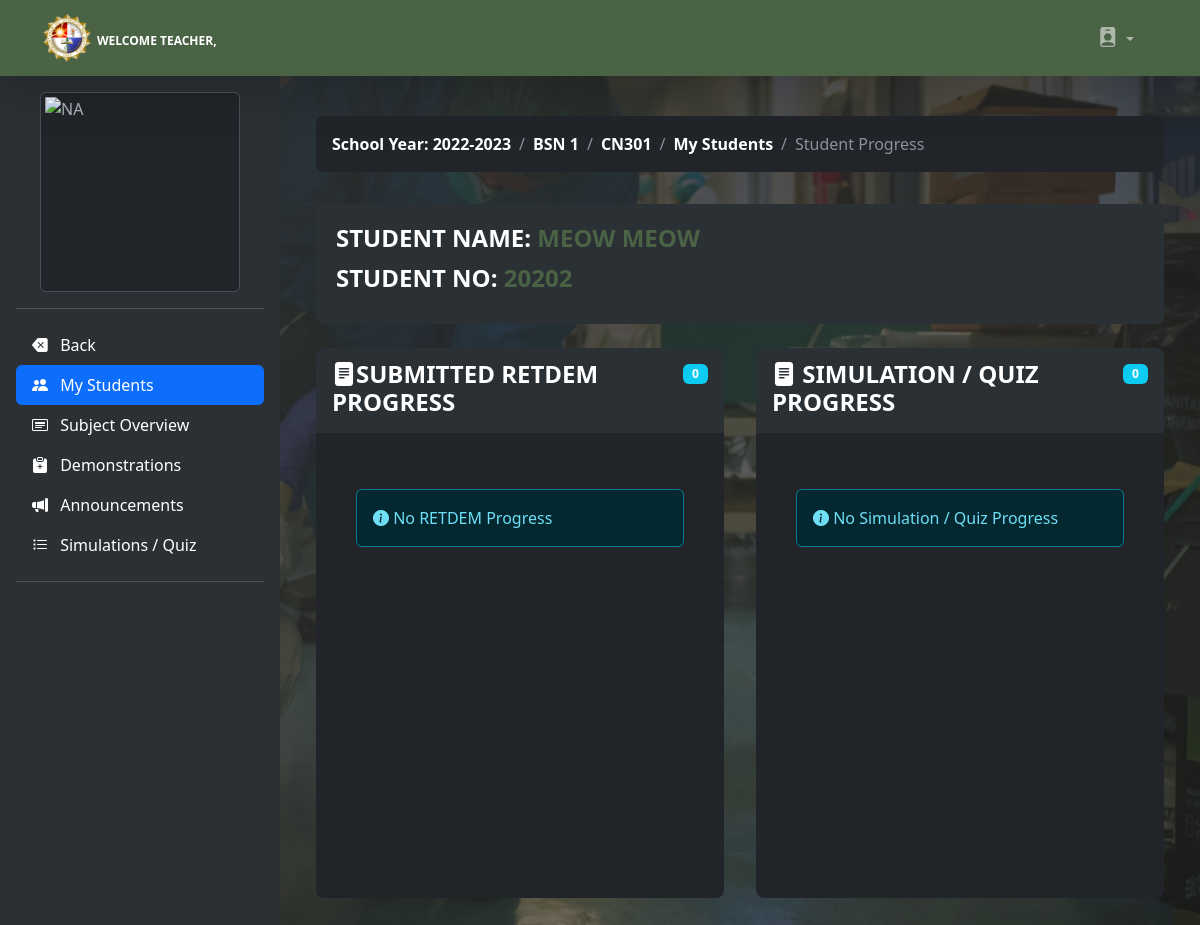
/teacher_student_progress.php?id=1&student_id=3 (signed in), run on the app's committed database.
### tables this page shows
CREATE TABLE `school_year` (
  `school_year_id` int(11) NOT NULL,
  `school_year` varchar(100) NOT NULL
);

CREATE TABLE `teacher_class` (
  `teacher_class_id` int(11) NOT NULL,
  `teacher_id` int(11) NOT NULL,
  `class_id` int(11) NOT NULL,
  `subject_id` int(11) NOT NULL,
  `thumbnails` varchar(100) NOT NULL,
  `school_year` varchar(100) NOT NULL,
  `content` varchar(255) NOT NULL
);

CREATE TABLE `class` (
  `class_id` int(11) NOT NULL,
  `class_name` varchar(100) NOT NULL
);

CREATE TABLE `subject` (
  `subject_id` int(11) NOT NULL,
  `subject_code` varchar(100) NOT NULL,
  `subject_title` varchar(100) NOT NULL,
  `category` varchar(100) NOT NULL,
  `description` longtext NOT NULL,
  `unit` int(11) NOT NULL,
  `Pre_req` varchar(100) NOT NULL,
  `semester` varchar(100) NOT NULL
);

CREATE TABLE `teacher_class_student` (
  `teacher_class_student_id` int(11) NOT NULL,
  `teacher_class_id` int(11) NOT NULL,
  `student_id` int(11) NOT NULL,
  `teacher_id` int(11) NOT NULL
);

CREATE TABLE `student` (
  `student_id` int(11) NOT NULL,
  `firstname` varchar(100) NOT NULL,
  `lastname` varchar(100) NOT NULL,
  `class_id` int(11) NOT NULL,
  `username` varchar(100) NOT NULL,
  `password` varchar(100) NOT NULL,
  `location` varchar(100) NOT NULL,
  `status` varchar(100) NOT NULL,
  `email` varchar(320) NOT NULL
);

### count.php (called while the page is built, shortened)
<?php
$school_year_query = mysqli_query($conn, "select * from school_year order by school_year DESC") or die(mysqli_error($conn));
$school_year_query_row = mysqli_fetch_array($school_year_query);
?>

### teacher_student_progress.php (the view, shortened to what this page needs)
<?php include('header.php'); ?>
<?php $get_id = $_GET['id']; ?>
<?php $student_id = $_GET['student_id']; ?>
<body>
    <?php include('navbar_teacher.php'); ?>
    <div class="d-flex">
        <?php include('teacher_sidebar_my_students.php'); ?>
        <div class="container-fluid my-4 justify-content-center pb-5">
            <div class="container mx-auto">
                <div class="container py-3">
                    <nav aria-label="breadcrumb">
                        <ol class="breadcrumb bg-body rounded-3 p-3">
                            <?php $class_query = mysqli_query($conn, "select * from teacher_class
	LEFT JOIN class ON class.class_id = teacher_class.class_id
	LEFT JOIN subject ON subject.subject_id = teacher_class.subject_id
	where teacher_class_id = '$get_id'") or die(mysqli_error($conn));
                            $class_row = mysqli_fetch_array($class_query);
                            ?>
                            <li class="breadcrumb-item">
                                <a class="link-body-emphasis fw-semibold text-decoration-none" href="#">School Year: <?php echo $school_year_query_row['school_year']; ?></a>
                            </li>
                            <li class="breadcrumb-item">
                                <a class="link-body-emphasis fw-semibold text-decoration-none" href="#"><?php echo $class_row['class_name']; ?></a>
                            </li>
                            <li class="breadcrumb-item">
                                <a class="link-body-emphasis fw-semibold text-decoration-none" href="#"><?php echo $class_row['subject_code']; ?></a>
                            </li>
                            <li class="breadcrumb-item">
                                <a class="link-body-emphasis fw-semibold text-decoration-none" href="#">My Students</a>
                            </li>
                            <li class="breadcrumb-item active">
                                Student Progress
                            </li>
                        </ol>
                    </nav>
                </div>
                <div class="container">
                    <?php
                    $my_student = mysqli_query($conn, "SELECT * FROM teacher_class_student
                    LEFT JOIN student ON student.student_id = teacher_class_student.student_id
                    INNER JOIN class ON class.class_id = student.class_id WHERE teacher_class_id = '$get_id' AND student.student_id = '$student_id' ORDER BY lastname ") or die(mysqli_error($conn));
                    $row = mysqli_fetch_array($my_student);
                    ?>
                    <div class="container bg-body-tertiary py-3 mb-4 rounded-3" style="height: 120px; max-height: 120px;">
                        <h4 class="text-uppercase pt-1 px-2" style="font-weight: 800; color: #fff;">
                            student name: <span style="color: #4a6345"><?php echo $row['firstname'] . ' ' . $row['lastname']; ?></span>
                        </h4>
                        <h4 class="text-uppercase pt-1 px-2" style="font-weight: 800; color: #fff;">
                            student no: <span style="color: #4a6345"><?php echo $row['username']; ?></span>
                        </h4>
                    </div>
                </div>
                <div class="container d-flex flex-wrap">
                    <div class="container bg-body rounded-3 p-0 mb-3 me-3" style="flex: 1; height: 550px; max-height: 550px;">
                        <div class="container d-flex bg-body-tertiary mb-3 mx-0 rounded-top-3 p-2">
                            <div class="col text-uppercase pt-1 px-2">
                                <h4 style="font-weight: 800; color: #fff;"><i class="bi bi-file-text-fill"></i>submitted retdem progress</h4>
                            </div>
                            <?php
                            $query = mysqli_query($conn, "SELECT sa.* FROM student_assignment sa
                        INNER JOIN assignment a ON sa.assignment_id = a.assignment_id
                        WHERE sa.student_id = '$student_id' AND a.class_id = '$get_id'
                        ORDER BY sa.assignment_fdatein DESC") or die(mysqli_error($conn));
                            $count = mysqli_num_rows($query);
                            ?>
                            <span class="badge bg-info my-2 me-2" style="height: 20px; width: 25px;"><?php echo $count; ?></span>
                        </div>
                        <div class="container justify-content-sm-center">
                            <div class="row justify-content-center p-3">
                                <?php
                                if ($count == '0') { ?>
                                    <div class="container p-4">
                                        <div class="alert alert-info"><i class="bi bi-info-circle-fill"></i> No RETDEM Progress</div>
                                    </div>
                                <?php } ?>
                            </div>
                        </div>
                    </div>
                    <div class="container bg-body rounded-3 mb-3 p-0 ms-3" style="flex: 1; height: 550px; max-height: 550px;">
                        <div class="container d-flex bg-body-tertiary mb-3 mx-0 rounded-top-3 p-2">
                            <div class="col text-uppercase pt-1 px-2">
                                <h4 style="font-weight: 800; color: #fff;"><i class="bi bi-file-text-fill"></i> simulation / quiz progress</h4>
                            </div>
                            <?php
                            $query = mysqli_query($conn, "SELECT * FROM class_quiz
							LEFT JOIN quiz on class_quiz.quiz_id = quiz.quiz_id
							where teacher_class_id = '$get_id' order by class_quiz_id DESC ") or die(mysqli_error($conn));
                            $count  = mysqli_num_rows($query);
                            ?>
                            <span class="badge bg-info my-2 me-2" style="height: 20px; width: 25px;"><?php echo $count; ?></span>
                        </div>
                        <div class="container justify-content-sm-center">
                            <div class="row justify-content-center p-3">
                                <?php
                                if ($count == '0') { ?>
                                    <div class="container p-4">
                                        <div class="alert alert-info"><i class="bi bi-info-circle-fill"></i> No Simulation / Quiz Progress</div>
                                    </div>
                                <?php } ?>
                            </div>
                        </div>
                    </div>
                </div>
            </div>
        </div>
    </div>
</body>

### data on the page
school_year: school_year "2022-2023"
teacher_class: class.class_name "BSN 1", subject.subject_code "CN301"
teacher_class_student: student.firstname "MEOW", student.lastname "MEOW", student.username "20202"

### other printed values
$count "0"
